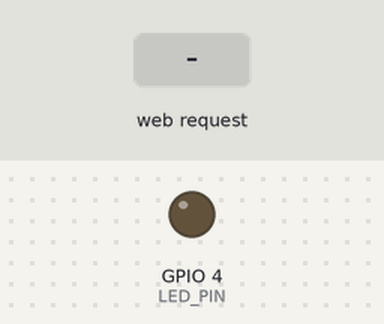
The sketch below on a simulated ESP8266 (NodeMCU). Parts: output pins drawn as LEDs (lit = HIGH). The test bench sets the inputs (shaded band).

Above: at 1.2 s.
1.3 s: HTTP request GET /led?state=on received
At 1.8 s:
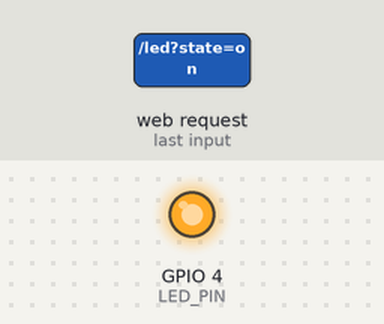
2.8 s: HTTP request GET /led received
At 4.2 s:
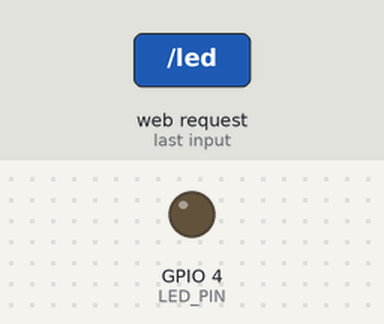
Timing chart, 0 to 5.8 s (numbered marks = the images above; inputs shaded):
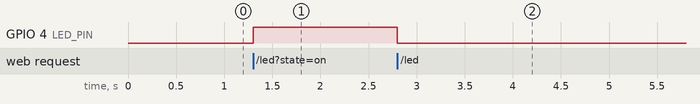

Measured:
- after the input at 1.3 s, GPIO 4 (LED_PIN): LOW → HIGH at once
- after the input at 2.8 s, GPIO 4 (LED_PIN): HIGH → LOW at once

The sketch:

wifi-AP.ino
```cpp
#include <Arduino.h>
#include <ESP8266WiFi.h>
#include <ESP8266WebServer.h>

#define LED_PIN 4   // GPIO4 = D2

const char* ssid = "ESP8266-AP";
const char* password = "12345678";

ESP8266WebServer server(80);
bool ledState = false;

const char MAIN_PAGE[] PROGMEM = R"rawliteral(
<!DOCTYPE html>
<html>
<head>
<meta name="viewport" content="width=device-width, initial-scale=1">
<title>ESP8266 Control</title>
<style>
body{background:#1a1a1a;color:#fff;font-family:system-ui;padding:15px}
.container{max-width:600px;margin:auto}
.status{background:#2a2a2a;padding:10px;border-radius:5px;margin-bottom:15px}
button{width:48%;padding:12px;border:none;border-radius:5px;font-size:16px}
.on{background:#00c853;color:#000}
.off{background:#d50000;color:#fff}
.row{display:flex;gap:10px}
</style>
</head>

<body>
<div class="container">
  <h1>ESP8266 AP LED Control</h1>
  <p><b>Create by:</b> Nihal MP</p>

  <div class="status" id="status">Checking...</div>

  <div class="row">
    <button class="on" onclick="setLED('on')">LED ON</button>
    <button class="off" onclick="setLED('off')">LED OFF</button>
  </div>
</div>

<script>
function updateStatus(){
  fetch('/status')
  .then(r=>r.json())
  .then(d=>{
    document.getElementById('status').innerText =
      "LED Status: " + (d.led ? "ON" : "OFF");
  });
}

function setLED(s){
  fetch('/led?state='+s);
}

setInterval(updateStatus,2000);
updateStatus();
</script>
</body>
</html>
)rawliteral";

void handleRoot() {
  server.send_P(200, "text/html", MAIN_PAGE);
}

void handleStatus() {
  server.send(200, "application/json",
    String("{\"led\":") + (ledState ? "true" : "false") + "}");
}

void handleLED() {
  if (server.arg("state") == "on") {
    digitalWrite(LED_PIN, HIGH);
    ledState = true;
  } else {
    digitalWrite(LED_PIN, LOW);
    ledState = false;
  }
  server.send(200, "text/plain", "OK");
}

void setup() {
  pinMode(LED_PIN, OUTPUT);
  digitalWrite(LED_PIN, LOW);

  WiFi.mode(WIFI_AP);
  WiFi.softAP(ssid, password);

  server.on("/", handleRoot);
  server.on("/status", handleStatus);
  server.on("/led", handleLED);

  server.begin();
}

void loop() {
  server.handleClient();
}
```
